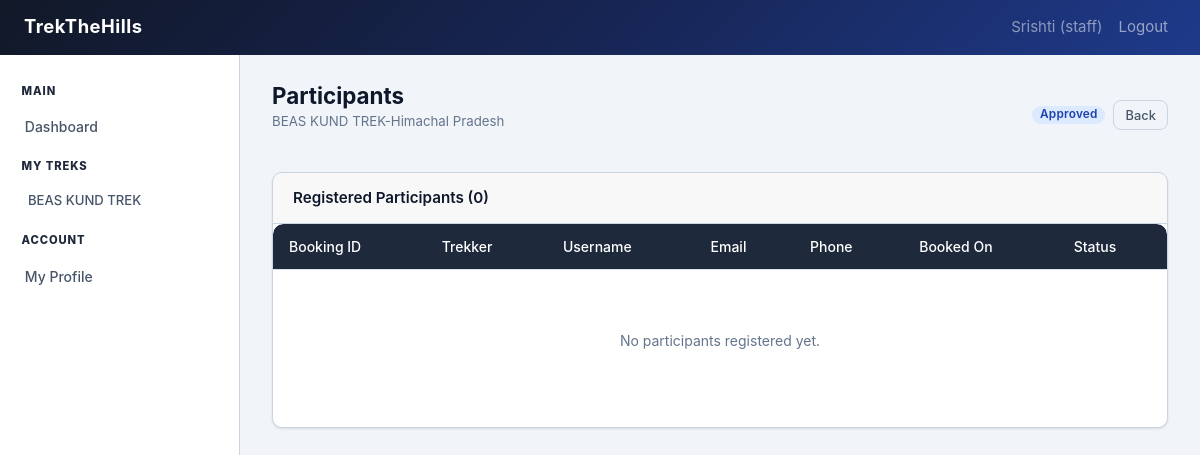
Before: /staff/trek/5/participants (signed in) with the older database file.
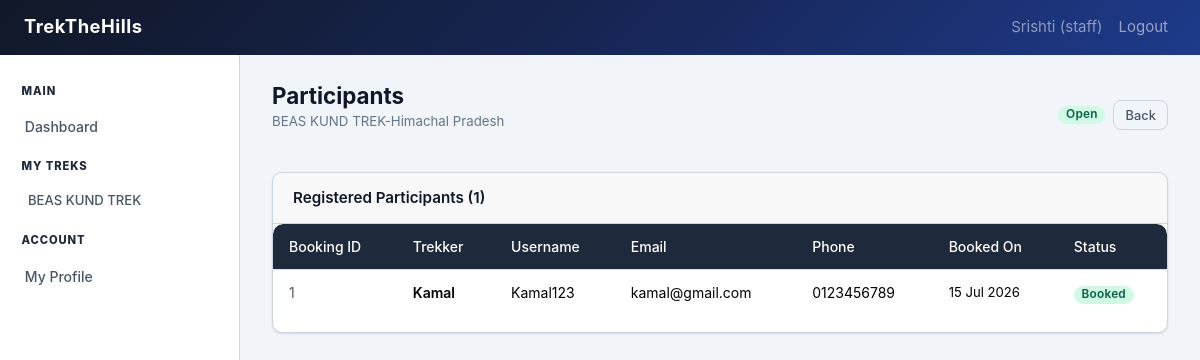
After: the same page with the newer database file.
### models.py (models this page shows, shortened)
class User(UserMixin, db.Model):
    __tablename__ = 'users'
    id = db.Column(db.Integer, primary_key=True)
    username = db.Column(db.String(80), unique=True, nullable=False)
    email = db.Column(db.String(120), unique=True, nullable=False)
    full_name = db.Column(db.String(120), nullable=False)
    password_hash = db.Column(db.String(256), nullable=False)
    role = db.Column(db.String(20), nullable=False, default='user')
    phone = db.Column(db.String(20), nullable=True)
    is_blacklisted = db.Column(db.Boolean, default=False)
    is_approved = db.Column(db.Boolean, default=False)
    created_at = db.Column(db.DateTime, default=datetime.utcnow)
    bookings = db.relationship('Booking', backref='user', lazy=True, foreign_keys='Booking.user_id')
    assigned_treks = db.relationship('Trek', backref='assigned_staff', lazy=True, foreign_keys='Trek.assigned_staff_id')

class Trek(db.Model):
    __tablename__ = 'treks'
    id = db.Column(db.Integer, primary_key=True)
    name = db.Column(db.String(150), nullable=False)
    location = db.Column(db.String(150), nullable=False)
    difficulty = db.Column(db.String(20), nullable=False)
    duration_days = db.Column(db.Integer, nullable=False)
    total_slots = db.Column(db.Integer, nullable=False)
    altitude = db.Column(db.Integer, nullable = False)
    available_slots = db.Column(db.Integer, nullable=False)
    status = db.Column(db.String(20), nullable=False, default='Pending')
    start_date = db.Column(db.Date, nullable=False)
    end_date = db.Column(db.Date, nullable=False)
    description = db.Column(db.Text, nullable=True)
    price = db.Column(db.Float, nullable=False, default=0.0)
    assigned_staff_id = db.Column(db.Integer, db.ForeignKey('users.id'), nullable=True)
    created_at = db.Column(db.DateTime, default=datetime.utcnow)
    bookings = db.relationship('Booking', backref='trek', lazy=True)

class Booking(db.Model):
    __tablename__ = 'bookings'
    id = db.Column(db.Integer, primary_key=True)
    user_id = db.Column(db.Integer, db.ForeignKey('users.id'), nullable=False)
    trek_id = db.Column(db.Integer, db.ForeignKey('treks.id'), nullable=False)
    booking_date = db.Column(db.DateTime, default=datetime.utcnow)
    status = db.Column(db.String(20), nullable=False, default='Booked')  # Booked | Cancelled | Completed
    notes = db.Column(db.Text, nullable=True)

### staff.py (the view)
@staff_bp.route('/trek/<int:trek_id>/participants')
@login_required
@staff_required
def participants(trek_id):
    trek = Trek.query.get_or_404(trek_id)
    if trek.assigned_staff_id != current_user.id:
        flash('You are not assigned to this trek.', 'danger')
        return redirect(url_for('staff.dashboard'))
    bookings = Booking.query.filter_by(trek_id=trek_id).order_by(Booking.booking_date.desc()).all()
    return render_template('staff/participants.html', trek=trek, bookings=bookings)

### app.py (called while the page is built)
@login_manager.user_loader
def load_user(user_id):
    return User.query.get(int(user_id))

### templates/staff/participants.html (shortened to what this page needs)
{% extends 'base.html' %}
{% block sidebar %}{% include '_sidebar.html' %}{% endblock %}
{% block content %}
<div class="page-header">
  <div>
    <h1 class="page-title">Participants</h1>
    <p class="page-subtitle">{{ trek.name }}-{{ trek.location }}</p>
  </div>
  <div class="d-flex gap-2 align-center">
    <span class="badge badge-{{ trek.status.lower() }}">{{ trek.status }}</span>
    <a href="{{ url_for('staff.trek_detail', trek_id=trek.id) }}" class="btn btn-secondary btn-sm">
        Back
    </a>
  </div>
</div>
<div class="card">
  <div class="card-header">
    <h2 class="card-title">  Registered Participants ({{ bookings|length }})</h2>
  </div>
  <div class="table-wrap">
    <table class="table">
      <thead>
        <tr>
          <th>Booking ID</th>
          <th>Trekker</th>
          <th>Username</th>
          <th>Email</th>
          <th>Phone</th>
          <th>Booked On</th>
          <th>Status</th>
        </tr>
      </thead>
      <tbody>
        {% for b in bookings %}
        <tr>
          <td class="text-muted">{{ b.id }}</td>
          <td class="fw-600">{{ b.user.full_name }}</td>
          <td>{{ b.user.username }}</td>
          <td>{{ b.user.email }}</td>
          <td>{{ b.user.phone or '—' }}</td>
          <td style="font-size:.82rem;">{{ b.booking_date.strftime('%d %b %Y') }}</td>
          <td><span class="badge badge-{{ b.status.lower() }}">{{ b.status }}</span></td>
        </tr>
        {% else %}
        <tr>
          <td colspan="7">
            <div class="empty-state">
              <p>No participants registered yet.</p>
            </div>
          </td>
        </tr>
        {% endfor %}
      </tbody>
    </table>
  </div>
</div>
{% endblock %}

### templates/base.html (shortened to what this page needs)
<!DOCTYPE html>
<html lang="en">
<head>
  <link href="https://cdn.jsdelivr.net/npm/bootstrap@5.3.3/dist/css/bootstrap.min.css" rel="stylesheet">
  <link href="https://cdn.jsdelivr.net/npm/bootstrap-icons@1.11.3/font/bootstrap-icons.min.css" rel="stylesheet">
  <link href="{{ url_for('static', filename='css/utilities.css') }}" rel="stylesheet">
  <link href="{{ url_for('static', filename='css/navbar.css') }}" rel="stylesheet">
  <link href="{{ url_for('static', filename='css/sidebar.css') }}" rel="stylesheet">
  <link href="{{ url_for('static', filename='css/dashboard.css') }}" rel="stylesheet">
  <link href="{{ url_for('static', filename='css/forms.css') }}" rel="stylesheet">
  <link href="{{ url_for('static', filename='css/cards.css') }}" rel="stylesheet">
</head>
<body>
<nav class="navbar navbar-expand-lg navbar-dark navbar-trek">
  <div class="container-fluid px-4">
    <a class="navbar-brand">
      TrekTheHills
    </a>
    <div>
      <ul class="navbar-nav ms-auto">
        {% if current_user.is_authenticated %}
          <li class="nav-item">
            <span class="nav-link text-white-50">{% if current_user.role == 'admin' %}Admin{% else %}{{ current_user.full_name }} ({{ current_user.role }}){% endif %}</span>
          </li>
          <li class="nav-item">
            <a class="nav-link" href="{{ url_for('auth.logout') }}">Logout</a>
          </li>
        {% else %}
          <li class="nav-item"><a class="nav-link" href="{{ url_for('auth.login') }}">Login</a></li>
          <li class="nav-item"><a class="nav-link" href="{{ url_for('auth.register') }}">Register</a></li>
        {% endif %}
      </ul>
    </div>
  </div>
</nav>
<div class="app-layout">
  {% block sidebar %}{% endblock %}
  <main class="main-content">
    {% block content %}{% endblock %}
  </main>
</div>
</body>
</html>

### templates/_sidebar.html (shortened to what this page needs)
<nav class="sidebar">
  {% if current_user.role == 'admin' %}
    <span class="sidebar-label">Main</span>
    <a href="{{ url_for('admin.dashboard') }}" class="nav-link {% if request.endpoint == 'admin.dashboard' %}active{% endif %}">
      Dashboard
    </a>
    <span class="sidebar-label">Trek Management</span>
    <a href="{{ url_for('admin.treks') }}" class="nav-link {% if 'treks' in request.endpoint %}active{% endif %}">
       Treks
    </a>
    <a href="{{ url_for('admin.bookings') }}" class="nav-link {% if request.endpoint == 'admin.bookings' %}active{% endif %}">
      All Bookings
    </a>
    <span class="sidebar-label">People</span>
    <a href="{{ url_for('admin.staff') }}" class="nav-link {% if request.endpoint == 'admin.staff' %}active{% endif %}">
      Staff
    </a>
    <a href="{{ url_for('admin.users') }}" class="nav-link {% if request.endpoint == 'admin.users' %}active{% endif %}">
     Trekkers
    </a>
  {% elif current_user.role == 'staff' %}
    <span class="sidebar-label">Main</span>
    <a href="{{ url_for('staff.dashboard') }}" class="nav-link {% if request.endpoint == 'staff.dashboard' %}active{% endif %}">
        Dashboard
    </a>
    <span class="sidebar-label">My Treks</span>
    {% for trek in current_user.assigned_treks %}
    <a href="{{ url_for('staff.trek_detail', trek_id=trek.id) }}"
       class="nav-link {% if request.endpoint == 'staff.trek_detail' and request.view_args.trek_id == trek.id %}active{% endif %}"
       style="font-size:.82rem; padding-left:1rem;">
       {{ trek.name[:20] }}{% if trek.name|length > 20 %}…{% endif %}
    </a>
    {% endfor %}
    <span class="sidebar-label">Account</span>
    <a href="{{ url_for('staff.profile') }}" class="nav-link {% if request.endpoint == 'staff.profile' %}active{% endif %}">
      My Profile
    </a>
  {% endif %}
</nav>

### static/css/utilities.css (style rules this page uses)
:root { --primary: #1e3a8a; --primary-dark: #172554; --primary-light:#dbeafe; --accent: #f59e0b; --accent-dark: #b45309; --danger: #dc2626; --warning: #d97706; --success: #059669; --info: #0284c7; --dark: #0f172a; --gray-900: #1e293b; --gray-700: #475569; --gray-500: #64748b; --gray-300: #cbd5e1; --gray-100: #f1f5f9; --white: #ffffff; --sidebar-w: 240px; --radius: 10px; --shadow-sm: 0 1px 3px rgba(0,0,0,.08), 0 1px 2px rgba(0,0,0,.04); --shadow: 0 4px 16px rgba(0,0,0,.10); --shadow-lg: 0 10px 32px rgba(0,0,0,.14); --transition: .2s ease; }
*, *::before, *::after { box-sizing: border-box; }
body { font-family: 'Inter', sans-serif; font-size: 0.9375rem; color: var(--gray-900); background: var(--gray-100); min-height: 100vh; margin: 0; }
a { color: var(--primary); text-decoration: none; }
.app-layout { display: flex; min-height: calc(100vh - 60px); }
.main-content { flex: 1; padding: 1.75rem 2rem; overflow-x: hidden; }
.table-wrap { overflow-x: auto; border-radius: var(--radius); }
.table { width: 100%; border-collapse: collapse; font-size: 0.875rem; }
.table thead th { background: var(--gray-900); color: var(--white); font-weight: 500; padding: 0.75rem 1rem; text-align: left; white-space: nowrap; }
.table thead th:first-child { border-radius: var(--radius) 0 0 0; }
.table thead th:last-child { border-radius: 0 var(--radius) 0 0; }
.table tbody td { padding: 0.75rem 1rem; border-bottom: 1px solid var(--gray-300); vertical-align: middle; }
.table tbody tr:last-child td { border-bottom: none; }
.badge { display: inline-flex; align-items: center; padding: 0.25em 0.65em; font-size: 0.74rem; font-weight: 600; border-radius: 20px; letter-spacing: .02em; }
.badge-open { background: #d1fae5; color: #065f46; }
.badge-booked { background: #d1fae5; color: #065f46; }
.btn { display: inline-flex; align-items: center; justify-content: center; gap: 0.4rem; padding: 0.45rem 1rem; font-size: 0.875rem; font-weight: 500; border-radius: 8px; border: 1px solid transparent; cursor: pointer; transition: all var(--transition); white-space: nowrap; text-decoration: none; }
.btn-secondary { background: var(--gray-100); color: var(--gray-700); border-color: var(--gray-300); }
.btn-sm { padding: 0.3rem 0.7rem; font-size: 0.8rem; }
.text-muted { color: var(--gray-500); }
.fw-600 { font-weight: 600; }
.ms-auto { margin-left: auto; }
.d-flex { display: flex; }
.align-center { align-items: center; }
.gap-2 { gap: 0.5rem; }

### static/css/navbar.css (style rules this page uses)
.navbar-trek { background: linear-gradient(135deg, #111827, var(--primary-dark), var(--primary)); }
.navbar-brand { font-weight: 700; letter-spacing: 0.5px; font-size: 1.15rem; }

### static/css/sidebar.css (style rules this page uses)
.sidebar { width: var(--sidebar-w); background: var(--white); border-right: 1px solid var(--gray-300); padding: 1.25rem 0.75rem; flex-shrink: 0; display: flex; flex-direction: column; gap: 0.25rem; }
.sidebar-label { font-size: 0.7rem; font-weight: 800; text-transform: uppercase; letter-spacing: .08em; color: var(--gray-900); padding: 0.5rem 0.6rem 0.25rem; }
.sidebar .nav-link { display: flex; align-items: center; gap: 0.65rem; padding: 0.55rem 0.8rem; border-radius: 8px; font-size: 0.875rem; font-weight: 500; color: var(--gray-700); transition: var(--transition); }

### static/css/dashboard.css (style rules this page uses)
.page-header { display: flex; align-items: center; justify-content: space-between; margin-bottom: 1.5rem; flex-wrap: wrap; gap: 0.75rem; }
.page-title { font-size: 1.4rem; font-weight: 700; color: var(--dark); margin: 0; }
.page-subtitle { font-size: 0.83rem; color: var(--gray-500); margin-top: 0.15rem; }

### static/css/cards.css (style rules this page uses)
.card { background: var(--white); border-radius: var(--radius); box-shadow: var(--shadow-sm); border: 1px solid var(--gray-300); overflow: hidden; }
.card-header { padding: 1rem 1.25rem; border-bottom: 1px solid var(--gray-300); display: flex; align-items: center; justify-content: space-between; gap: 0.75rem; }
.card-title { font-size: 0.95rem; font-weight: 600; color: var(--dark); margin: 0; }

Changed rows visible on the page:
changed Trek "BEAS KUND TREK": status "Approved" → "Open"
added Booking: id "1", user.full_name "Kamal", user.username "Kamal123", user.email "kamal@gmail.com", user "0123456789", booking_date "15 Jul 2026", status "Booked"
Other visible differences:
{{ bookings|length }}: "0" → "1"
text no longer shown: "No participants registered yet."
